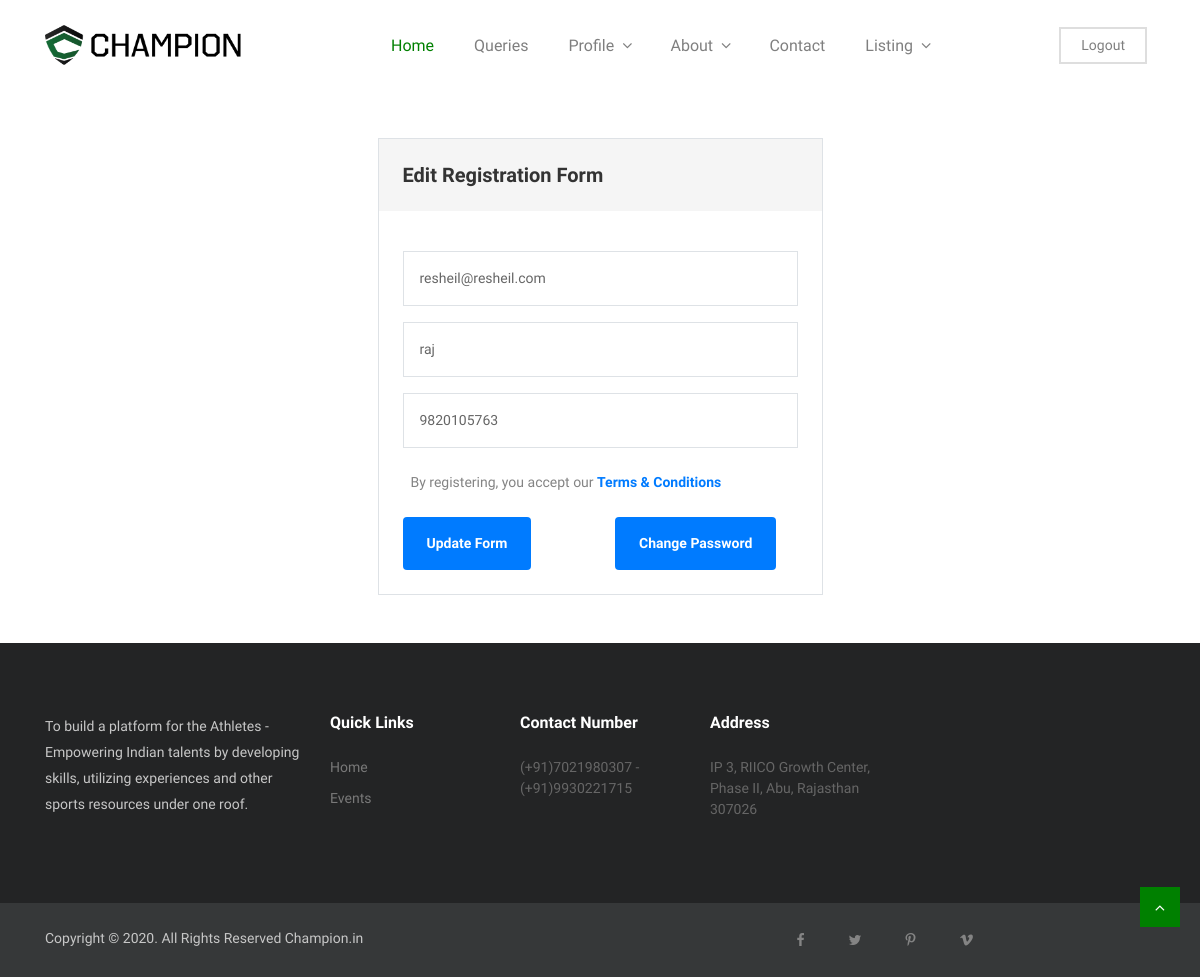
The page /infra.php?page=editprofile (signed in) on the database its author committed.
### tables this page shows
CREATE TABLE `users` (
  `id` int(11) NOT NULL,
  `username` varchar(500) NOT NULL,
  `password` varchar(250) NOT NULL,
  `name` varchar(250) NOT NULL,
  `contact_no` varchar(11) NOT NULL,
  `type` varchar(10) NOT NULL,
  `randomid` varchar(15) NOT NULL
);

### getdata.php (called while the page is built, shortened)
<?php
function getall($sql){
include("connect.php");
$temp = '';
$result = mysqli_query($conn, $sql);
  while($row = mysqli_fetch_assoc($result)) {
	 $temp = $row;
  }
  $post = $temp;
	  return  $post;
}
?>

### template/infra/editsignup.php (the view, shortened to what this page needs)
<?php include_once("header.php"); ?>
<section class="login py-5 border-top-1">
        <div class="container">
            <div class="row justify-content-center">
                <div class="col-lg-5 col-md-8 align-item-center">
                    <div class="border border">
                        <h3 class="bg-gray p-4">Edit Registration Form</h3>
                        <form action="" method="post">
                            <fieldset class="p-4">
                                <input type="email" name="users|username" placeholder="Email*" class="border p-3 w-100 my-2" value="<?php echo $response['username']; ?>">
								<input type="name" name="users|name" placeholder="Name*" class="border p-3 w-100 my-2" value="<?php echo $response['name']; ?>">
								<input type="name" name="users|contact_no" placeholder="Contact Number*" class="border p-3 w-100 my-2" value="<?php echo $response['contact_no']; ?>">
                                <div class="loggedin-forgot d-inline-flex my-3">
                                        <label for="registering" class="px-2">By registering, you accept our <a class="text-primary font-weight-bold" href="terms-condition.html">Terms & Conditions</a></label>
                                </div>
								<div class="row">
								<div class="col-md-6">
                                <button type="submit" class="d-block py-3 px-4 bg-primary text-white border-0 rounded font-weight-bold">Update Form</button>
								</div>
								<div class="col-md-6">
                                <a href="infra.php?page=editpassword"><button type="button" class="d-block py-3 px-4 bg-primary text-white border-0 rounded font-weight-bold">Change Password</button></a>
								</div>
								</div>
                            </fieldset>
                        </form>
                    </div>
                </div>
            </div>
        </div>
    </section><?php include_once("footer.php"); ?>

### css/style.css (style rules this page uses)
body { line-height: 1.5; font-family: "Muli", sans-serif; }
p, li, input, select, button { font-family: "Muli", sans-serif; color: #666; font-size: 14px; font-weight: 400; }
h1, h2, h3, h4, h5, h6 { font-family: "Muli", sans-serif; font-weight: 600; color: #333; }
h3 { font-size: 20px; }
label { font-size: 14px; letter-spacing: 0; color: #848484; }
a { transition: all .3s ease-in 0s; color: #000; }
.w-100 { width: 100%; }
button { cursor: pointer; }
.bg-gray { background: #F5F5F5; }

### rows shown on the page
users: users "resheil@resheil.com", users "raj", users "9820105763"
